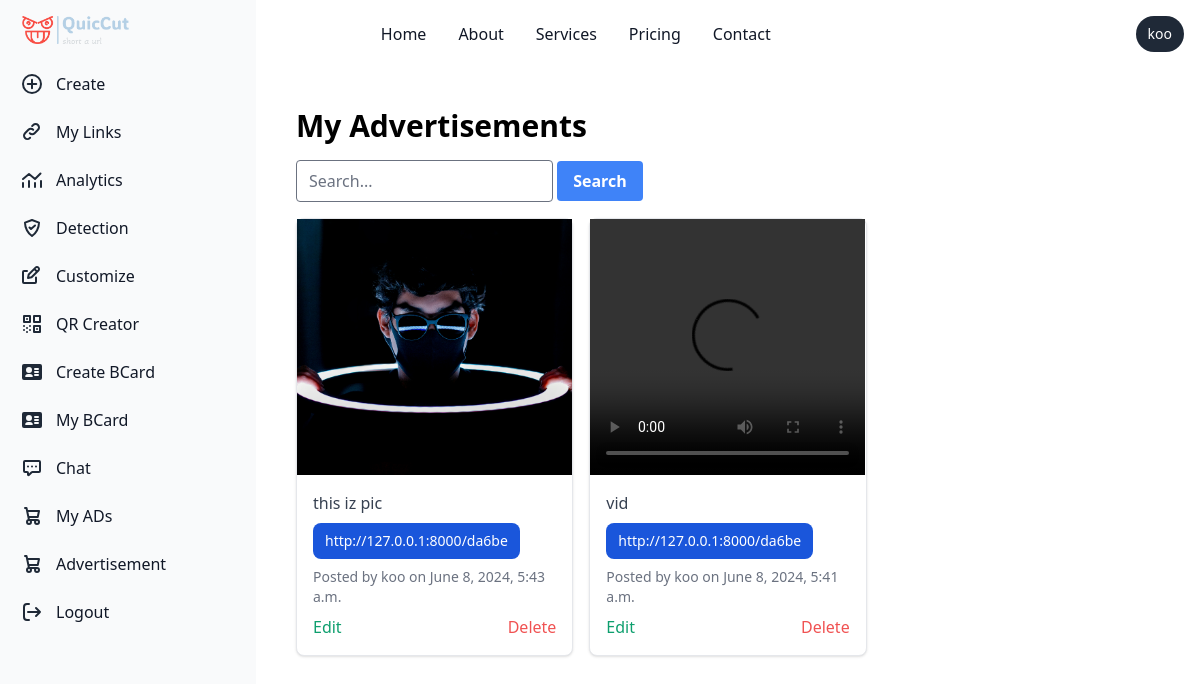
/advertisements/my-content/ (signed in), run on the app's committed database.
### advertisements/models.py (models this page shows, shortened)
class Campaign(models.Model):
    user = models.ForeignKey(User, on_delete=models.CASCADE)
    url = models.URLField(max_length=200)
    description = models.TextField()
    image = models.ImageField(upload_to='campaign_images/')
    created_at = models.DateTimeField(auto_now_add=True)
    like_count = models.PositiveIntegerField(default=0)

class Reel(models.Model):
    user = models.ForeignKey(User, on_delete=models.CASCADE)
    video = models.FileField(upload_to='reels/')
    description = models.CharField(max_length=255)
    url = models.URLField()
    created_at = models.DateTimeField(auto_now_add=True)
    like_count = models.PositiveIntegerField(default=0)

### advertisements/views.py (the view)
# urls.py: path('my-content/', views.my_content, name='my_content'),
@login_required
def my_content(request):
    campaigns = Campaign.objects.filter(user=request.user)
    reels = Reel.objects.filter(user=request.user)
    content = sorted(list(campaigns) + list(reels), key=lambda x: x.created_at, reverse=True)
    return render(request, 'advertisements/my_content.html', {'content': content})

### advertisements/templatetags/custom_tags.py (called while the page is built)
@register.filter
def model_name(value):
    if isinstance(value, Model):
        return value._meta.model_name
    return ''
    return Comment.objects.filter(content_type=content_type, object_id=item.id).count()

### chat/templatetags/chat_tags.py (called while the page is built)
@register.simple_tag
def unread_message_count(user):
    return Message.objects.filter(receiver=user, is_read=False).count()

### templates/advertisements/my_content.html (shortened to what this page needs)
{% extends "basehome/base.html" %}
{% load custom_tags %}
{% block content %}
<div class="p-10 sm:ml-64">
    <h1 class="text-3xl font-bold mb-4">My Advertisements</h1>
    <form method="get" action="{% url 'search' %}">
        <input type="text" name="q" placeholder="Search..." class="border rounded py-2 px-3 text-grey-darkest" />
        <button type="submit" class="bg-blue-500 hover:bg-blue-700 text-white font-bold py-2 px-4 rounded">
            Search
        </button>
    </form>
    <div class="grid grid-cols-1 sm:grid-cols-2 lg:grid-cols-3 gap-4 mt-4">
        {% for item in content %}
            <div class="max-w-md bg-white border border-gray-200 rounded-lg shadow dark:bg-gray-800 dark:border-gray-700">
                {% if item|model_name == 'campaign' %}
                    <img class="w-full h-64 object-cover" src="{{ item.image.url }}" alt="Campaign Image">
                    <div class="p-4">
                        <p class="mb-2 text-gray-700 dark:text-gray-400">{{ item.description }}</p>
                        <p class="mb-2 text-gray-700 dark:text-gray-400">
                            <a href="{{ item.url }}" class="inline-flex items-center px-3 py-2 text-sm font-medium text-center text-white bg-blue-700 rounded-lg hover:bg-blue-800 focus:ring-4 focus:outline-none focus:ring-blue-300 dark:bg-blue-600 dark:hover:bg-blue-700 dark:focus:ring-blue-800">
                            {{ item.url }}
                            </a>
                        </p>
                        <p class="text-sm text-gray-500 dark:text-gray-400">Posted by {{ item.user.username }} on {{ item.created_at }}</p>
                        {% if user.is_authenticated %}
                        <div class="flex justify-between mt-2">
                            <a href="{% url 'update_content' 'campaign' item.id %}" class="text-green-500 hover:underline">Edit</a>
                            <a href="{% url 'delete_content' 'campaign' item.id %}" class="text-red-500 hover:underline">Delete</a>
                        </div>
                        {% endif %}
                    </div>
                {% elif item|model_name == 'reel' %}
                    <video class="w-full h-64 object-cover" controls>
                        <source src="{{ item.video.url }}" type="video/mp4">
                    </video>
                    <div class="p-4">
                        <p class="mb-2 text-gray-700 dark:text-gray-400">{{ item.description }}</p>
                        <p class="mb-2 text-gray-700 dark:text-gray-400">
                            <a href="{{ item.url }}" class="inline-flex items-center px-3 py-2 text-sm font-medium text-center text-white bg-blue-700 rounded-lg hover:bg-blue-800 focus:ring-4 focus:outline-none focus:ring-blue-300 dark:bg-blue-600 dark:hover:bg-blue-700 dark:focus:ring-blue-800">
                            {{ item.url }}
                            </a>
                        </p>
                        <p class="text-sm text-gray-500 dark:text-gray-400">Posted by {{ item.user.username }} on {{ item.created_at }}</p>
                        {% if user.is_authenticated %}
                        <div class="flex justify-between mt-2">
                            <a href="{% url 'update_content' 'reel' item.id %}" class="text-green-500 hover:underline">Edit</a>
                            <a href="{% url 'delete_content' 'reel' item.id %}" class="text-red-500 hover:underline">Delete</a>
                        </div>
                        {% endif %}
                    </div>
                {% endif %}
            </div>
        {% endfor %}
    </div>
</div>
{% endblock %}

### templates/basehome/base.html (shortened to what this page needs)
{% load compress %}
{% load static %}
{% load chat_tags %}
<!DOCTYPE html>
<html lang="en">
<head>
    {% compress css %}
    <link rel="stylesheet" href="{% static 'src/output.css' %}">
    {% endcompress %}
</head>
<body>
    <nav >
      <aside id="logo-sidebar" class="fixed top-0 left-0 z-40 w-64 h-screen transition-transform -translate-x-full sm:translate-x-0" aria-label="Sidebar">
        <div class="h-full px-3 py-4 overflow-y-auto bg-gray-50 dark:bg-gray-800">
          <a href="/" class="flex items-center ps-2.5 mb-5">
             <img src="{% static 'logo.png' %}" class="h-6 me-3 sm:h-7" alt="Flowbite Logo" />
          </a>
        <div >
          <div >
            <ul id="sidebar-menu" class="space-y-2 font-medium">
             {% if user.is_authenticated %}
             <li>
             <a href="{% url 'userdashboard' %}" class="flex items-center p-2 text-gray-900 rounded-lg dark:text-white hover:bg-gray-100 dark:hover:bg-gray-700 group">
              <span class="ms-3">Create</span>
              </a>
            </li>
            <li>
              <a href="{% url 'user_links' %}" class="flex items-center p-2 text-gray-900 rounded-lg dark:text-white hover:bg-gray-100 dark:hover:bg-gray-700 group">
               <span class="ms-3">My Links</span>
               </a>
             </li>
             <li>
              <a href="{% url 'analytics_view' %}" class="flex items-center p-2 text-gray-900 rounded-lg dark:text-white hover:bg-gray-100 dark:hover:bg-gray-700 group">
                <svg class="w-6 h-6 text-gray-800 dark:text-white" aria-hidden="true" xmlns="http://www.w3.org/2000/svg" width="24" height="24" fill="none" viewBox="0 0 24 24">
                  <path stroke="currentColor" stroke-linecap="round" stroke-linejoin="round" stroke-width="2" d="M3 15v4m6-6v6m6-4v4m6-6v6M3 11l6-5 6 5 5.5-5.5"/>
                </svg>
                 <span class="flex-1 ms-3 whitespace-nowrap">Analytics</span>
              </a>
           </li>
           <li>
            <a href="{% url 'predict' %}" class="flex items-center p-2 text-gray-900 rounded-lg dark:text-white hover:bg-gray-100 dark:hover:bg-gray-700 group">
               <span class="flex-1 ms-3 whitespace-nowrap">Detection</span>
            </a>
         </li>
         <li>
          <a href="{% url 'customize_short_url' %}" class="flex items-center p-2 text-gray-900 rounded-lg dark:text-white hover:bg-gray-100 dark:hover:bg-gray-700 group">
             <span class="flex-1 ms-3 whitespace-nowrap">Customize</span>
          </a>
       </li>
       <li>
        <a href="{% url 'generate_qr_code' %}" class="sidebar-item flex items-center p-2 text-gray-900 rounded-lg dark:text-white hover:bg-gray-100 dark:hover:bg-gray-700 group">
          <span class="flex-1 ms-3 whitespace-nowrap">QR Creator</span>
       </a>
    </li>
    <li>
      <a href="{% url 'create_business_card' %}" class="flex items-center p-2 text-gray-900 rounded-lg dark:text-white hover:bg-gray-100 dark:hover:bg-gray-700 group">
         <span class="flex-1 ms-3 whitespace-nowrap">Create BCard</span>
      </a>
   </li>
   <li>
    <a href="{% url 'business_card_list' %}" class="flex items-center p-2 text-gray-900 rounded-lg dark:text-white hover:bg-gray-100 dark:hover:bg-gray-700 group">
       <span class="flex-1 ms-3 whitespace-nowrap">My BCard</span>
    </a>
 </li>
    <li>
      <a href="{% url 'chat_list' %}"  class="flex items-center p-2 text-gray-900 rounded-lg dark:text-white hover:bg-gray-100 dark:hover:bg-gray-700 group">
         <span class="flex-1 ms-3 whitespace-nowrap">Chat</span>
         {% load chat_tags %}
         {% unread_message_count user as unread_count %}
      </a>
   </li>
    <li>
      <a href="{% url 'my_content'%}" class="flex items-center p-2 text-gray-900 rounded-lg dark:text-white hover:bg-gray-100 dark:hover:bg-gray-700 group">
        <span class="ms-3">My ADs</span>
        </a>
      </li>
             <li>
              <a href="{% url 'content_list' %}" class="flex items-center p-2 text-gray-900 rounded-lg dark:text-white hover:bg-gray-100 dark:hover:bg-gray-700 group">
                 <span class="flex-1 ms-3 whitespace-nowrap">Advertisement</span>
              </a>
           </li>
                <li>
                  <a href="{% url 'logout' %}" class="flex items-center p-2 text-gray-900 rounded-lg dark:text-white hover:bg-gray-100 dark:hover:bg-gray-700 group">
                     <span class="flex-1 ms-3 whitespace-nowrap">Logout</span>
                  </a>
               </li>
              {% endif %}
            </ul>
          </div>
        </div>
      </nav>
      <nav class="bg-white border-gray-200 dark:bg-gray-900">
        <div class="max-w-screen-xl flex flex-wrap items-center justify-between mx-auto p-4">
          <div class="flex items-center md:order-2 space-x-3 rtl:space-x-reverse">
            {% if user.is_authenticated %}
            <span
              class="flex text-sm bg-gray-800 rounded-full focus:ring-4 focus:ring-gray-300 dark:focus:ring-gray-600 text-white py-2 px-3">{{ user.username }}</span>
            {% endif %}
          </div>
          <div class="items-center justify-between hidden w-full md:flex md:w-auto md:order-1" id="navbar-user">
            <ul
              class="flex flex-col font-medium p-4 md:p-0 mt-4 border border-gray-100 rounded-lg bg-gray-50 md:space-x-8 rtl:space-x-reverse md:flex-row md:mt-0 md:border-0 md:bg-white dark:bg-gray-800 md:dark:bg-gray-900 dark:border-gray-700">
              <li>
                <a href="#"
                class="block py-2 px-3 text-gray-900 rounded hover:bg-gray-100 md:hover:bg-transparent md:hover:text-blue-700 md:p-0 dark:text-white md:dark:hover:text-blue-500 dark:hover:bg-gray-700 dark:hover:text-white md:dark:hover:bg-transparent">
                Home</a>
              </li>
              <li>
                <a href="#"
                  class="block py-2 px-3 text-gray-900 rounded hover:bg-gray-100 md:hover:bg-transparent md:hover:text-blue-700 md:p-0 dark:text-white md:dark:hover:text-blue-500 dark:hover:bg-gray-700 dark:hover:text-white md:dark:hover:bg-transparent">About</a>
              </li>
              <li>
                <a href="#"
                  class="block py-2 px-3 text-gray-900 rounded hover:bg-gray-100 md:hover:bg-transparent md:hover:text-blue-700 md:p-0 dark:text-white md:dark:hover:text-blue-500 dark:hover:bg-gray-700 dark:hover:text-white md:dark:hover:bg-transparent">Services</a>
              </li>
              <li>
                <a href="#"
                  class="block py-2 px-3 text-gray-900 rounded hover:bg-gray-100 md:hover:bg-transparent md:hover:text-blue-700 md:p-0 dark:text-white md:dark:hover:text-blue-500 dark:hover:bg-gray-700 dark:hover:text-white md:dark:hover:bg-transparent">Pricing</a>
              </li>
              <li>
                <a href="#"
                  class="block py-2 px-3 text-gray-900 rounded hover:bg-gray-100 md:hover:bg-transparent md:hover:text-blue-700 md:p-0 dark:text-white md:dark:hover:text-blue-500 dark:hover:bg-gray-700 dark:hover:text-white md:dark:hover:bg-transparent">Contact</a>
              </li>
            </ul>
          </div>
        </div>
      </nav>
    {% block content %}
    {% endblock %}
</body>
</html>

### data on the page
Campaign: image (picture), description "this iz pic", url "http://127.0.0.1:8000/da6be", user.username "koo", created_at "June 8, 2024, 5:43 a.m.", shows "Edit"
Reel: description "vid", url "http://127.0.0.1:8000/da6be", user.username "koo", created_at "June 8, 2024, 5:41 a.m.", shows "Edit"

### other printed values
{{ user.username }} "koo"
